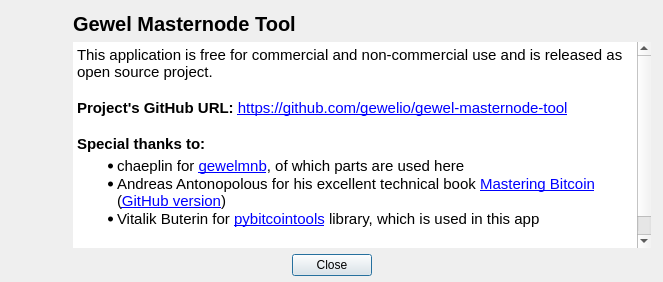
<?xml version="1.0" encoding="UTF-8"?>
<ui version="4.0">
 <class>AboutDlg</class>
 <widget class="QDialog" name="AboutDlg">
  <property name="geometry">
   <rect>
    <x>0</x>
    <y>0</y>
    <width>663</width>
    <height>282</height>
   </rect>
  </property>
  <property name="windowTitle">
   <string>Dialog</string>
  </property>
  <layout class="QVBoxLayout" name="verticalLayout_2">
   <property name="leftMargin">
    <number>6</number>
   </property>
   <property name="topMargin">
    <number>6</number>
   </property>
   <property name="rightMargin">
    <number>6</number>
   </property>
   <property name="bottomMargin">
    <number>6</number>
   </property>
   <item>
    <layout class="QHBoxLayout" name="horizontalLayout_13" stretch="0,5">
     <property name="spacing">
      <number>3</number>
     </property>
     <property name="sizeConstraint">
      <enum>QLayout::SetMinimumSize</enum>
     </property>
     <property name="topMargin">
      <number>0</number>
     </property>
     <item>
      <layout class="QVBoxLayout" name="verticalLayout">
       <item>
        <widget class="QLabel" name="lblImage">
         <property name="sizePolicy">
          <sizepolicy hsizetype="Minimum" vsizetype="Minimum">
           <horstretch>0</horstretch>
           <verstretch>0</verstretch>
          </sizepolicy>
         </property>
         <property name="minimumSize">
          <size>
           <width>64</width>
           <height>64</height>
          </size>
         </property>
         <property name="maximumSize">
          <size>
           <width>64</width>
           <height>64</height>
          </size>
         </property>
         <property name="text">
          <string/>
         </property>
        </widget>
       </item>
       <item>
        <spacer name="verticalSpacer">
         <property name="orientation">
          <enum>Qt::Vertical</enum>
         </property>
         <property name="sizeHint" stdset="0">
          <size>
           <width>20</width>
           <height>40</height>
          </size>
         </property>
        </spacer>
       </item>
      </layout>
     </item>
     <item>
      <widget class="QFrame" name="frame">
       <property name="frameShape">
        <enum>QFrame::NoFrame</enum>
       </property>
       <property name="frameShadow">
        <enum>QFrame::Raised</enum>
       </property>
       <layout class="QVBoxLayout" name="verticalLayout_3">
        <property name="leftMargin">
         <number>0</number>
        </property>
        <property name="topMargin">
         <number>6</number>
        </property>
        <property name="rightMargin">
         <number>6</number>
        </property>
        <property name="bottomMargin">
         <number>0</number>
        </property>
        <item>
         <widget class="QLabel" name="lblAppName">
          <property name="font">
           <font>
            <pointsize>15</pointsize>
            <weight>75</weight>
            <bold>true</bold>
           </font>
          </property>
          <property name="text">
           <string>Gewel Masternode Tool</string>
          </property>
         </widget>
        </item>
        <item>
         <widget class="QTextBrowser" name="textAbout">
          <property name="font">
           <font>
            <family>Arial</family>
           </font>
          </property>
          <property name="frameShape">
           <enum>QFrame::NoFrame</enum>
          </property>
          <property name="sizeAdjustPolicy">
           <enum>QAbstractScrollArea::AdjustToContentsOnFirstShow</enum>
          </property>
          <property name="html">
           <string>&lt;!DOCTYPE HTML PUBLIC &quot;-//W3C//DTD HTML 4.0//EN&quot; &quot;http://www.w3.org/TR/REC-html40/strict.dtd&quot;&gt;
&lt;html&gt;&lt;head&gt;&lt;meta name=&quot;qrichtext&quot; content=&quot;1&quot; /&gt;&lt;style type=&quot;text/css&quot;&gt;
p, li { white-space: pre-wrap; }
&lt;/style&gt;&lt;/head&gt;&lt;body style=&quot; font-family:'Arial'; font-size:13pt; font-weight:400; font-style:normal;&quot;&gt;
&lt;p style=&quot; margin-top:0px; margin-bottom:0px; margin-left:0px; margin-right:0px; -qt-block-indent:0; text-indent:0px;&quot;&gt;&lt;span style=&quot; font-size:11pt;&quot;&gt;This application is free for commercial and non-commercial use and is released as open source project.&lt;/span&gt;&lt;/p&gt;
&lt;p style=&quot; margin-top:0px; margin-bottom:0px; margin-left:0px; margin-right:0px; -qt-block-indent:0; text-indent:0px;&quot;&gt;&lt;span style=&quot; font-size:11pt;&quot;&gt; &lt;/span&gt;&lt;/p&gt;
&lt;p style=&quot; margin-top:0px; margin-bottom:0px; margin-left:0px; margin-right:0px; -qt-block-indent:0; text-indent:0px;&quot;&gt;&lt;span style=&quot; font-size:11pt; font-weight:600;&quot;&gt;Project's GitHub URL:&lt;/span&gt;&lt;span style=&quot; font-size:11pt;&quot;&gt; &lt;/span&gt;&lt;a href=&quot;https://github.com/gewelio/gewel-masternode-tool&quot;&gt;&lt;span style=&quot; font-size:11pt; text-decoration: underline; color:#0000ff;&quot;&gt;https://github.com/gewelio/gewel-masternode-tool&lt;/span&gt;&lt;/a&gt;&lt;span style=&quot; font-size:11pt;&quot;&gt; &lt;/span&gt;&lt;/p&gt;
&lt;p style=&quot;-qt-paragraph-type:empty; margin-top:0px; margin-bottom:0px; margin-left:0px; margin-right:0px; -qt-block-indent:0; text-indent:0px; font-size:11pt;&quot;&gt;&lt;br /&gt;&lt;/p&gt;
&lt;p style=&quot; margin-top:0px; margin-bottom:0px; margin-left:0px; margin-right:0px; -qt-block-indent:0; text-indent:0px;&quot;&gt;&lt;span style=&quot; font-size:11pt; font-weight:600;&quot;&gt;Special thanks to:&lt;/span&gt;&lt;/p&gt;
&lt;ul style=&quot;margin-top: 0px; margin-bottom: 0px; margin-left: 0px; margin-right: 0px; -qt-list-indent: 1;&quot;&gt;&lt;li style=&quot; font-size:11pt;&quot; style=&quot; margin-top:4px; margin-bottom:0px; margin-left:0px; margin-right:0px; -qt-block-indent:0; text-indent:0px;&quot;&gt;chaeplin for &lt;a href=&quot;https://github.com/chaeplin/gewelmnb&quot;&gt;&lt;span style=&quot; text-decoration: underline; color:#0000ff;&quot;&gt;gewelmnb&lt;/span&gt;&lt;/a&gt;, of which parts are used here&lt;/li&gt;
&lt;li style=&quot; font-size:11pt;&quot; style=&quot; margin-top:0px; margin-bottom:0px; margin-left:0px; margin-right:0px; -qt-block-indent:0; text-indent:0px;&quot;&gt;Andreas Antonopolous for his excellent technical book &lt;a href=&quot;http://shop.oreilly.com/product/0636920049524.do&quot;&gt;&lt;span style=&quot; text-decoration: underline; color:#0000ff;&quot;&gt;Mastering Bitcoin&lt;/span&gt;&lt;/a&gt; (&lt;a href=&quot;https://github.com/bitcoinbook/bitcoinbook/tree/develop&quot;&gt;&lt;span style=&quot; text-decoration: underline; color:#0000ff;&quot;&gt;GitHub version&lt;/span&gt;&lt;/a&gt;)&lt;/li&gt;
&lt;li style=&quot; font-size:11pt;&quot; style=&quot; margin-top:0px; margin-bottom:6px; margin-left:0px; margin-right:0px; -qt-block-indent:0; text-indent:0px;&quot;&gt;Vitalik Buterin for &lt;a href=&quot;https://github.com/vbuterin/pybitcointools&quot;&gt;&lt;span style=&quot; text-decoration: underline; color:#0000ff;&quot;&gt;pybitcointools&lt;/span&gt;&lt;/a&gt; library, which is used in this app&lt;/li&gt;&lt;/ul&gt;
&lt;p style=&quot;-qt-paragraph-type:empty; margin-top:0px; margin-bottom:0px; margin-left:0px; margin-right:0px; -qt-block-indent:0; text-indent:0px; font-size:8.25pt;&quot;&gt;&lt;br /&gt;&lt;/p&gt;
&lt;p style=&quot; margin-top:0px; margin-bottom:0px; margin-left:0px; margin-right:0px; -qt-block-indent:0; text-indent:0px;&quot;&gt;&lt;span style=&quot; font-size:11pt; font-weight:600;&quot;&gt;Author:&lt;/span&gt;&lt;span style=&quot; font-size:11pt;&quot;&gt; Gewel (&lt;/span&gt;&lt;a href=&quot;mailto:noreply@gewel.io&quot;&gt;&lt;span style=&quot; text-decoration: underline; color:#0000ff;&quot;&gt;noreply@gewel.io&lt;/span&gt;&lt;/a&gt;&lt;span style=&quot; font-size:11pt;&quot;&gt;)&lt;/span&gt;&lt;/p&gt;&lt;/body&gt;&lt;/html&gt;</string>
          </property>
         </widget>
        </item>
       </layout>
      </widget>
     </item>
    </layout>
   </item>
   <item>
    <layout class="QHBoxLayout" name="horizontalLayout">
     <property name="spacing">
      <number>6</number>
     </property>
     <item>
      <spacer name="horizontalSpacer">
       <property name="orientation">
        <enum>Qt::Horizontal</enum>
       </property>
       <property name="sizeHint" stdset="0">
        <size>
         <width>40</width>
         <height>20</height>
        </size>
       </property>
      </spacer>
     </item>
     <item>
      <widget class="QPushButton" name="btnClose">
       <property name="text">
        <string>Close</string>
       </property>
      </widget>
     </item>
     <item>
      <spacer name="horizontalSpacer_2">
       <property name="orientation">
        <enum>Qt::Horizontal</enum>
       </property>
       <property name="sizeHint" stdset="0">
        <size>
         <width>40</width>
         <height>20</height>
        </size>
       </property>
      </spacer>
     </item>
    </layout>
   </item>
  </layout>
 </widget>
 <resources/>
 <connections/>
</ui>
